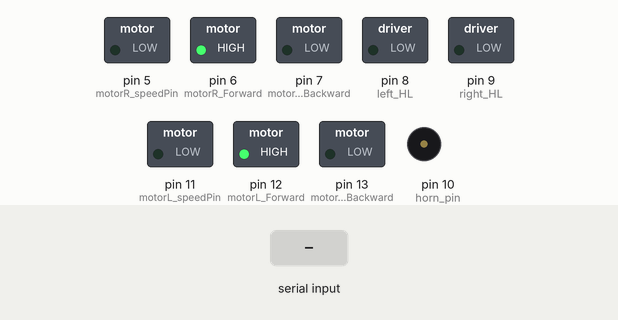
This sketch was run on a simulated Arduino Uno, built with avr-gcc and run on an emulated ATmega328P. On the bench: switched loads named in the sketch (green lamp = pin HIGH), buzzer (waves = sounding, pin HIGH). Inputs (shaded band) come from the test bench. What the sketch prints to the serial monitor is not drawn.

Above: at 1.2 s.
1.3 s: "HL_ON" received over Serial
At 2.5 s:
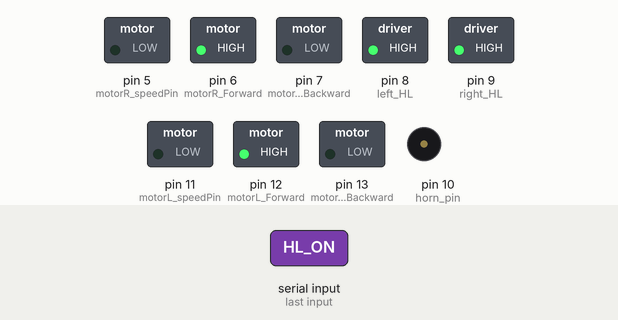
2.9 s: "HORN_ON" received over Serial
At 4.0 s:
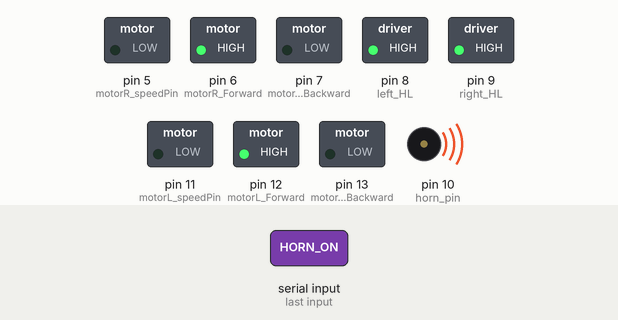
6.0 s: "HL_OFF" received over Serial
At 6.7 s:
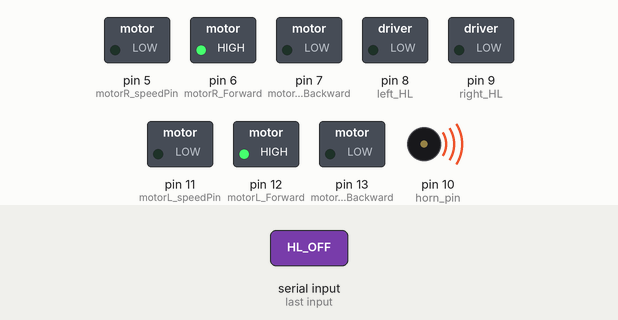
Timing chart, 0 to 8.6 s (numbered marks = the images above; inputs shaded):
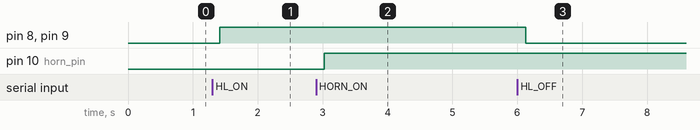

Measured:
- after the input at 1.3 s, pin 8 (left_HL), pin 9 (right_HL): LOW → HIGH after 0.11 s
- after the input at 2.9 s, pin 10 (horn_pin): LOW → HIGH after 0.12 s
- after the input at 6.0 s, pin 8 (left_HL), pin 9 (right_HL): HIGH → LOW after 0.13 s

The sketch:

BluetoothMasterControl.ino
```cpp
/*
* Arduino code for SN754410 H-bridge motor driver control.
*Control the speed of the motor using a bluetooth app with an on screen joystick
*Created by: Michael Bowyer 3/28/2017
*/

////Joystick Pin information
//int xPin = A1;//initialize  the X-axis of the joystick to an anolog pin
//int yPin = A0;//initialize  the Y-axis of the joystick to an anolog pin
//int buttonPin = 2;//initialize  the button of the joystick to an digitalpin

//H-Bridge Pin Information to control Left motor
int motorL_speedPin = 11; // Speed(PWM) control H-bridge output
int motorL_Forward = 12; // H-bridge direction control
int motorL_Backward = 13; // H-bridge direction control

//H-Bridge Pin Information to control Right motor
int motorR_speedPin = 5; // Speed(PWM) control H-bridge output
int motorR_Forward = 6; // H-bridge direction control
int motorR_Backward = 7; // H-bridge direction control

//HORN and Lights Declarations
int horn_pin=10;
int right_HL=9;
int left_HL=8;

//Variables needed to control motor
float left_motor_speed=0; // value for motor speed
float right_motor_speed=0; // value for motor speed

//variables to read in joystick or gyro data
float xPosition = 0;// set initial value of x-axis to 0.
float yPosition = 0;// set initial value of y-axis to 0.
int buttonState = 0;// set initial value of button to 0.

//variables to read in slider data
float left_slider = 0;// set initial value of x-axis to 0.
float right_slider = 0;// set initial value of y-axis to 0.

//Variables to Read in bluetooth communication data
char recd_dat; // variable for receiving data from bluetooth serial port
String recieved_string = "";
long last_recieved_time=0;
long wait_for_BT_packet=20;
long max_no_com_time=500;

//LIGHT CONTROL VARIABLES
int on_brd_led = 13; // On-board LED pin detail

void setup()
{
//Initialize Serial COmmunication
    Serial.begin(9600);

// Onboard LED pin as output and turn it off
    pinMode(on_brd_led, OUTPUT);
    digitalWrite(on_brd_led, LOW);

//set left motor interface pins as outputs
   pinMode(motorL_speedPin, OUTPUT);// set Speed(PWM) control H-bridge as output
   pinMode(motorL_Forward, OUTPUT);// H-bridge direction control as output
   pinMode(motorL_Backward, OUTPUT);// H-bridge direction control as output

//set right motor interface pins as outputs
   pinMode(motorR_speedPin, OUTPUT);// set Speed(PWM) control H-bridge as output
   pinMode(motorR_Forward, OUTPUT);// H-bridge direction control as output
   pinMode(motorR_Backward, OUTPUT);// H-bridge direction control as output

//initializing left motor speed and direction
  analogWrite(motorL_speedPin, 0);//set initial speed of left to 0
  digitalWrite(motorL_Forward, HIGH);//have left motor drive forward.
  digitalWrite(motorL_Backward, LOW);//have left motor drive forward.

//initializing right motor speed and direction
  analogWrite(motorR_speedPin, 0);//set initial speed of right to 0
  digitalWrite(motorR_Forward, HIGH);//have right motor drive forward.
  digitalWrite(motorR_Backward, LOW);//have right motor drive forward.

//INitializing Head lghts and Horn
   pinMode(horn_pin, OUTPUT);// set horn pin as output
   pinMode(right_HL, OUTPUT);// set headlight pint as output
   pinMode(left_HL, OUTPUT);// set headlight pint as output

   digitalWrite(horn_pin, LOW);//turn off the horn to start
   digitalWrite(right_HL, LOW);//turn off the headlight to start
   digitalWrite(left_HL, LOW);//turn off the headlight to start

}


void loop()
{
/*READ IN BLUE TOOTH STRING*/
    recieved_string="";
    long start_time=millis();
    while(millis()-start_time < wait_for_BT_packet)
    {
      while (Serial.available() > 0) {
        char inChar = Serial.read();
        recieved_string += inChar;
      }
    }
/*PAESE BLUETOOTH STRING*/
    //xPosition=0;
    //yPosition=0;
    if(recieved_string != "")
    {
       Serial.println("Message Length in Bytes: " + recieved_string.length());
       Serial.println("Recieved Message is: "+ recieved_string);
       Serial.println("Message Elements 0&1 Are: "+ recieved_string.substring(0,2));
       Serial.println("Message Elements 6&7 Are: "+ recieved_string.substring(7,9));

       //Gyroscope or Jyostick Data
       if( (recieved_string.substring(0,2)== "X:") && (recieved_string.substring(7,9)== "Y:") )
       {
         String turn_string=recieved_string.substring(3,7);
         xPosition = turn_string.toFloat();
         if(recieved_string.substring(2,3)=="-"){xPosition =-xPosition;}

         String speedr_string=recieved_string.substring(10,14);
         yPosition = speedr_string.toFloat();
         if(recieved_string.substring(9,10)=="-"){yPosition =-yPosition;}
         Serial.println(xPosition);
         Serial.println(yPosition);

         left_motor_speed=254*(yPosition+xPosition); // calculate speed to send to left motor
         right_motor_speed= 254*(yPosition-xPosition);//calculate speed to send to right motor

         last_recieved_time=millis();
       }

       //Slider Data
       if( (recieved_string.substring(0,2)== "L:") && (recieved_string.substring(7,9)== "R:") )
       {
         String left_string=recieved_string.substring(3,7);
         left_slider = left_string.toFloat();
         if(recieved_string.substring(2,3)=="-"){left_slider =-left_slider;}

         String right_string=recieved_string.substring(10,14);
         right_slider = right_string.toFloat();
         if(recieved_string.substring(9,10)=="-"){right_slider =-right_slider;}
         Serial.println(left_slider);
         Serial.println(right_slider);

         left_motor_speed=254*(left_slider); // calculate speed to send to left motor
         right_motor_speed= 254*(right_slider);//calculate speed to send to right motor

         last_recieved_time=millis();
       }

       if(recieved_string == "HL_ON")
       {
           digitalWrite(right_HL, HIGH);//turn off the headlight to start
           digitalWrite(left_HL, HIGH);//turn off the headlight to start
       }
       if(recieved_string == "HL_OFF")
       {
           digitalWrite(right_HL, LOW);//turn off the headlight to start
           digitalWrite(left_HL, LOW);//turn off the headlight to start
       }
       if(recieved_string == "HORN_ON")
       {
           digitalWrite(horn_pin, HIGH);//turn off the headlight to start
           digitalWrite(horn_pin, HIGH);//turn off the headlight to start
       }
       if(recieved_string == "HORN_OFF")
       {
           digitalWrite(horn_pin, LOW);//turn off the headlight to start
           digitalWrite(horn_pin, LOW);//turn off the headlight to start
       }
    }


/*SEND MOTOR SPEEDS*/
    if(millis() - last_recieved_time < max_no_com_time)
    {

    }else{
      left_motor_speed=0; // calculate speed to send to left motor
      right_motor_speed=0;//calculate speed to send to right moto
    }

    sendMotorSpeed(left_motor_speed, right_motor_speed);
}


void sendMotorSpeed(float lSpeed, float rSpeed)//change direction of motors depending on input value
{
  //saving values to send to speed as integers, instead of floats
  int leftSpeed= (int)lSpeed;
  int rightSpeed= (int)rSpeed;

  //limit the speeds to -254 to 255
  if(leftSpeed > 255){leftSpeed=255;}
  if(leftSpeed < -254){leftSpeed=-254;}
  if(rightSpeed > 255){rightSpeed=255;}
  if(rightSpeed < -254){rightSpeed=-254;}


  if( leftSpeed < 0 )//if left motor needs to go backward
  {
       digitalWrite(motorL_Forward, LOW);//have left motor drive backward.
       digitalWrite(motorL_Backward, HIGH);//have left motor drive backward.
       analogWrite(motorL_speedPin, abs(leftSpeed));//change speed of left motor
       Serial.print("   LMS BACKWARD: ");//print left motor speed
       Serial.print(leftSpeed);
  }
  else //if left motor needs to go forward
  {
       digitalWrite(motorL_Forward, HIGH);//have left motor drive forward.
       digitalWrite(motorL_Backward, LOW);//have left motor drive forward.
       analogWrite(motorL_speedPin, abs(leftSpeed));//change speed of left motor
       Serial.print("   LMS FORWARD: ");//print left motor speed
       Serial.print(leftSpeed);
  }
  if( rightSpeed < 0 )//if right motor needs to go backward
  {
       digitalWrite(motorR_Forward, LOW);//have right motor drive backward.
       digitalWrite(motorR_Backward, HIGH);//have right motor drive backward.
       analogWrite(motorR_speedPin, abs(rightSpeed));//change speed of right motor
       Serial.print("   RMS BACKWARD: ");//print left motor speed
       Serial.println(rightSpeed);
  }
  else//if left motor needs to go forward
  {
        digitalWrite(motorR_Forward, HIGH);//have right motor drive forward.
       digitalWrite(motorR_Backward, LOW);//have right motor drive forward.
       analogWrite(motorR_speedPin, abs(rightSpeed));//change speed of right motor
       Serial.print("   RMS FORWARD: ");//print left motor speed
       Serial.println(rightSpeed);
  }
  return;
}
```
